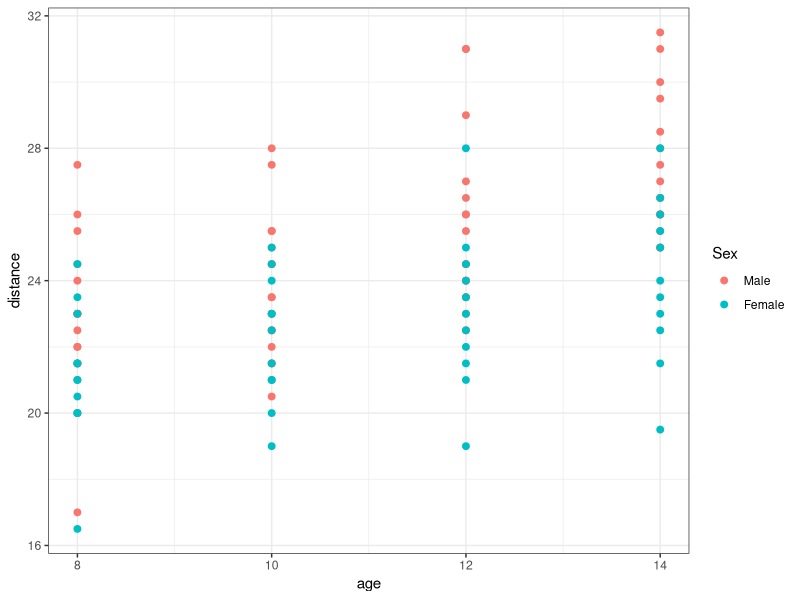
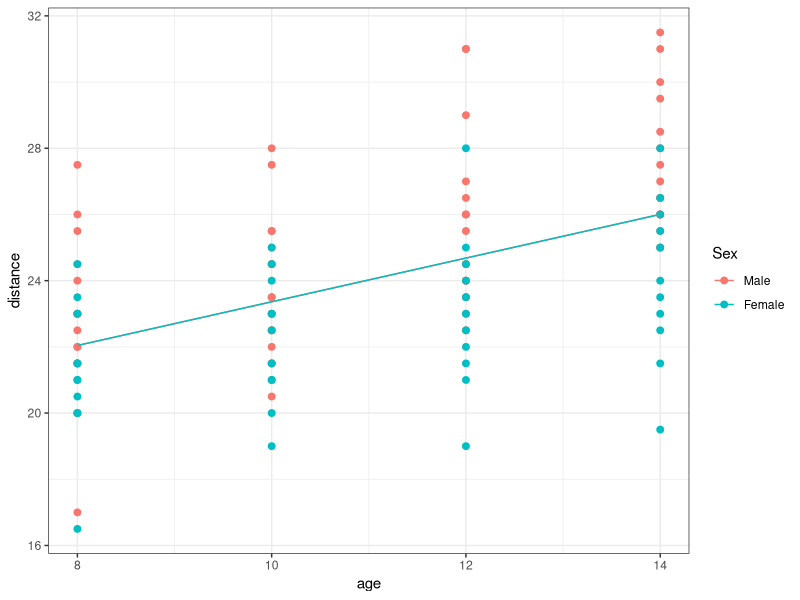
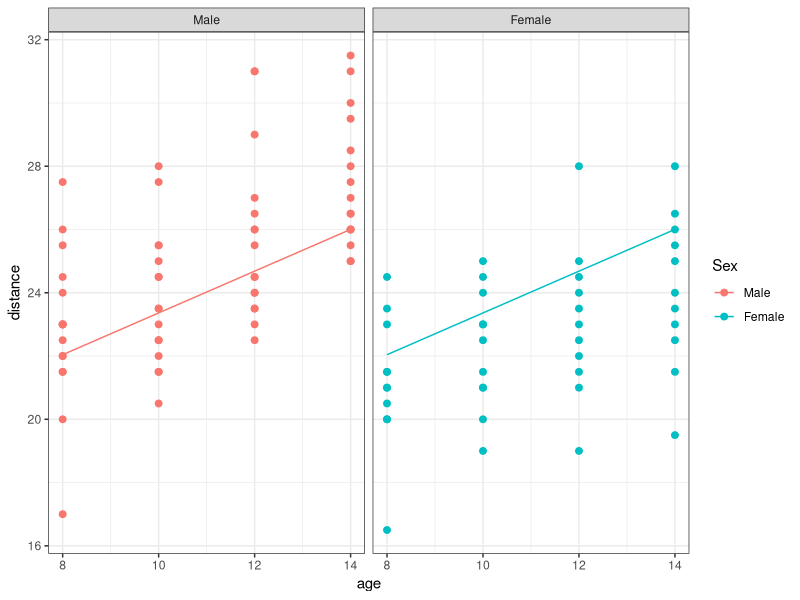
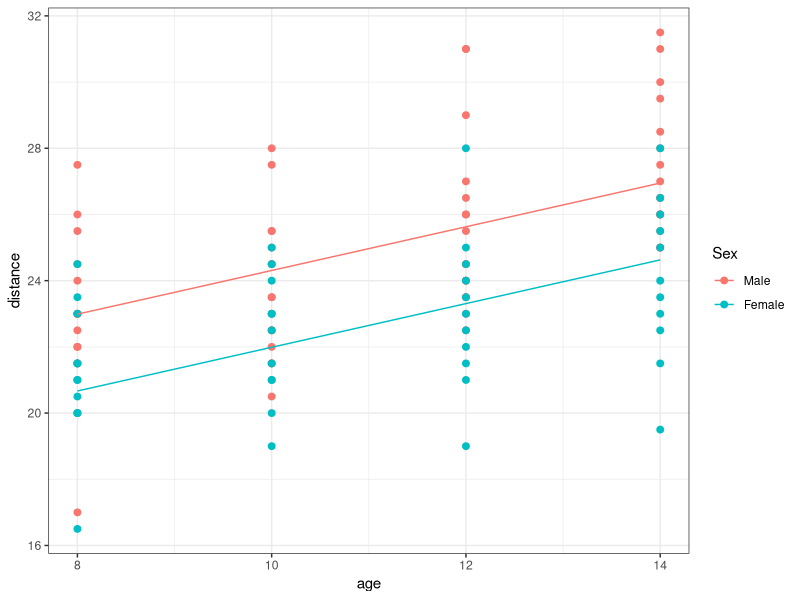
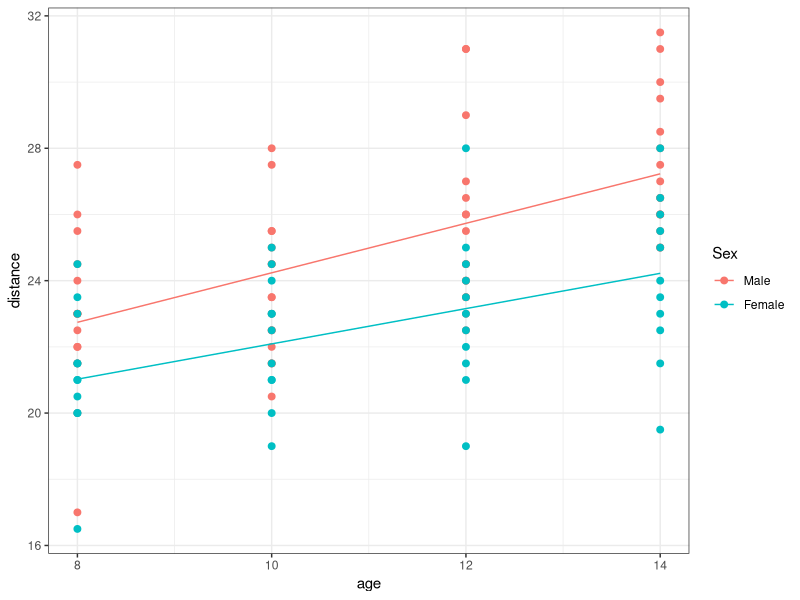
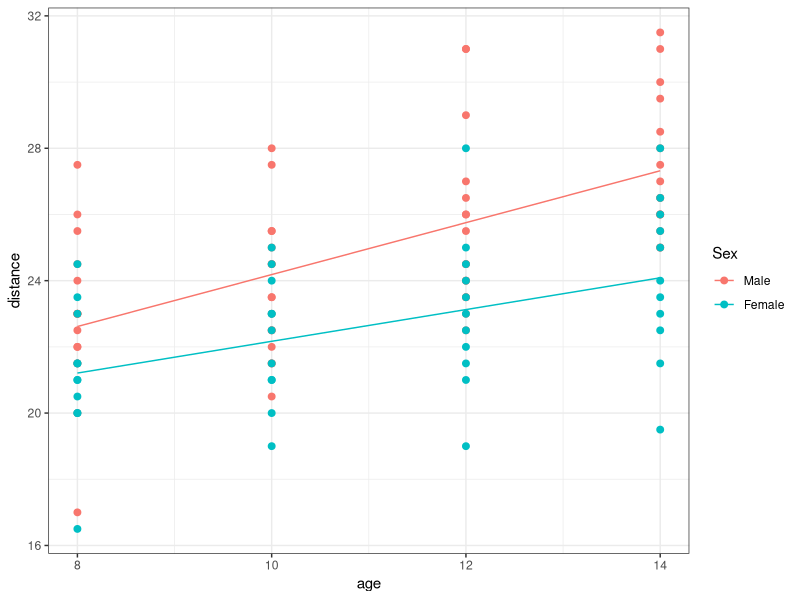
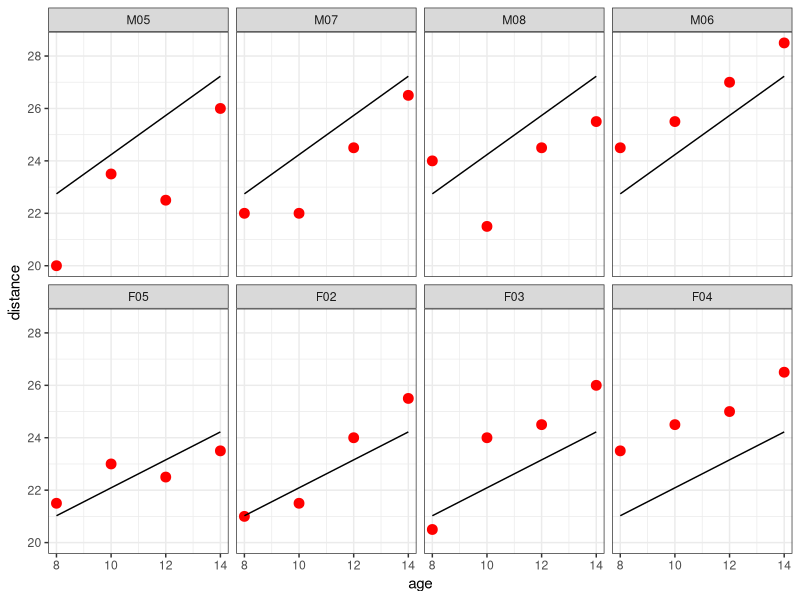
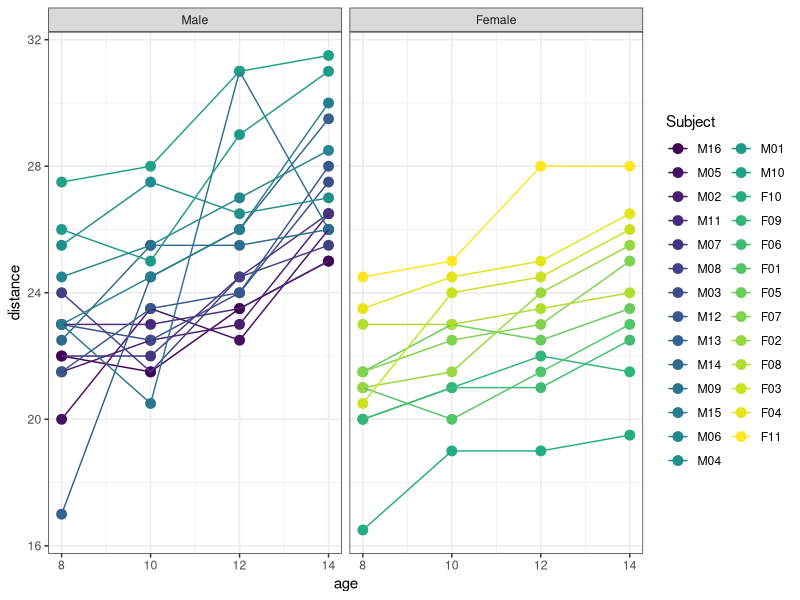

Here is the R script that generated these plots, in order:
## ---- chunk 1
library(tidyverse)
library(lattice)
library(lme4)
library(nlme)
theme_set(theme_bw())
## ---- chunk 2
data("Orthodont", package = "nlme")
Orthodont %>% rmarkdown::paged_table()
## ---- chunk 3
#| code-fold: true
orthodont_plot <- Orthodont %>% 
  ggplot() + aes(x = age, y = distance, color = Sex) + geom_point(size = 2)
orthodont_plot
## ---- chunk 4
lm1 <- lm(distance~age, data=Orthodont)
summary(lm1)
## ---- chunk 5
#| code-fold: true
orthodont_plot + geom_line(aes(x = age, y = predict(lm1))) + theme_bw()
## ---- chunk 6
#| code-fold: true
orthodont_plot + geom_line(aes(x = age, y = predict(lm1))) + facet_grid( ~ Sex ) + theme_bw()
## ---- chunk 7
lm2 <- lm(distance~age+Sex, data=Orthodont)
summary(lm2)
Orthodont$pred_lm2 <- predict(lm2)
## ---- chunk 8
#| code-fold: true
orthodont_plot +   
  geom_line(aes(x = age, y = predict(lm2))) + theme_bw()
## ---- chunk 9
lm3 <- lm(distance~age:Sex , data=Orthodont)
summary(lm3)
Orthodont$pred_lm3 <- predict(lm3)
## ---- chunk 10
#| code-fold: true
orthodont_plot + geom_line(aes(x = age, y = predict(lm3))) + theme_bw()
## ---- chunk 11
lm4 <- lm(distance ~ age:Sex + Sex, data = Orthodont)
summary(lm4)
Orthodont$pred_lm4 <- predict(lm4)
## ---- chunk 12
#| code-fold: true
orthodont_plot + geom_line(aes(x = age, y = predict(lm4))) + theme_bw()
## ---- chunk 13
C <- crossprod(model.matrix(lm4))
C / sqrt(outer(diag(C), diag(C)))
## ---- chunk 14
summary(lm(distance ~ age , data = subset(Orthodont, Sex == "Male")))
## ---- chunk 15
lm4b <- lm(distance~age*Sex, data=Orthodont)
summary(lm4b)
## ---- chunk 16
cbind(head(predict(lm4)), head(predict(lm4b)))
## ---- chunk 17
BIC(lm1, lm2, lm3, lm4)
## ---- chunk 18
#| code-fold: true
selected <- c(paste0("M0",5:8),paste0("F0",2:5))
Orthodont_selected <- filter(Orthodont, Subject %in% selected)
Orthodont_selected %>% 
  ggplot() + geom_point(aes(x = age,y = distance), color="red", size=3) + 
  geom_line(aes(x = age, y = predict(lm3, newdata=Orthodont_selected))) + facet_wrap(~Subject, nrow=2) 
## ---- chunk 19
#| code-fold: true
ggplot(data = Orthodont) + 
  geom_point(aes(x = age, y = distance, color = Subject), size = 3) + 
  geom_line(aes(x = age, y = distance, color = Subject)) + facet_grid(~Sex)
## ---- chunk 20
lmem <- lmer(distance ~ age + (age|Subject), data = Orthodont) 
summary(lmem)
## ---- chunk 21
psi.pop <- fixef(lmem)
## ---- chunk 22
Omega <- VarCorr(lmem)$Subject[,]
## ---- chunk 23
sigma2 <- sigma(lmem)^2
## ---- chunk 24
coef(lmem)$Subject[selected, ]
## ---- chunk 25
Orthodont_i <- filter(Orthodont, Subject=="M05")
y_i <- Orthodont_i$distance
A_i <- cbind(1, Orthodont_i$age)
i_O <- solve(Omega)
Gamma_i <- solve(crossprod(A_i) /sigma2 + i_O)
mu_i <- Gamma_i %*% ( crossprod(A_i, y_i) /sigma2 + i_O %*% fixef(lmem))
mu_i
## ---- chunk 26
#| code-fold: true
Orthodont$pred_lmem <- fitted(lmem)
Orthodont %>% filter(Subject %in% selected) %>% 
  ggplot() + geom_point(aes(x = age, y = distance), color="red", size=3) + 
  geom_line(aes(x = age, y = pred_lmem)) + facet_wrap(~ Subject, ncol=4) 
## ---- chunk 27
filter(Orthodont, Subject == "M05")
## ---- chunk 28
mu_i[1] + mu_i[2]*c(8,10,12,14)
## ---- chunk 29
lmer(distance ~ age + (age|Subject), data = Orthodont, REML = FALSE) 
## ---- chunk 30
lmer(distance ~ age + (age || Subject), data = Orthodont) 
## ---- chunk 31
lmer(distance ~ age + (1|  Subject), data = Orthodont) 
## ---- chunk 32
lmer(distance ~ Sex + age:Sex + (1 | Subject), data = Orthodont) 
## ---- chunk 33
lmer(distance ~ age:Sex  + (0 + age | Subject), data = Orthodont) 
## ---- chunk 34
lmer(distance ~ age + (-1 + Sex|Subject), data = Orthodont)
## ---- chunk 35
m1  <- lm(distance ~ age , data=Orthodont) 
m2  <- lm(distance ~ Sex + age , data=Orthodont) 
m3  <- lm(distance ~ 1 + age:Sex , data=Orthodont) 
m4  <- lm(distance ~ Sex + age:Sex , data=Orthodont) 
m5  <- lmer(distance ~ age + (1|Subject) , data=Orthodont) 
m6  <- lmer(distance ~ Sex + age + (1|Subject) , data=Orthodont) 
m7  <- lmer(distance ~ 1 + age:Sex + (1|Subject) , data=Orthodont) 
m8  <- lmer(distance ~ Sex + age:Sex + (1|Subject) , data=Orthodont) 
m9  <- lmer(distance ~ age + (-1+age|Subject) , data=Orthodont) 
m10 <- lmer(distance ~ Sex + age + (-1+age|Subject) , data=Orthodont) 
m11 <- lmer(distance ~ 1 + age:Sex + (-1+age|Subject) , data=Orthodont) 
m12 <- lmer(distance ~ Sex + age:Sex + (-1+age|Subject) , data=Orthodont) 
m13 <- lmer(distance ~ age + (age|Subject) , data=Orthodont) 
m14 <- lmer(distance ~ Sex + age + (age|Subject) , data=Orthodont) 
m15 <- lmer(distance ~ 1 + age:Sex + (age|Subject) , data=Orthodont) 
m16 <- lmer(distance ~ Sex + age:Sex + (age|Subject) , data=Orthodont) 
## ---- chunk 36
BIC(m1,m2,m3,m4,m5,m6,m7,m8,m9,m10,m11,m12,m13,m14,m15,m16)
## ---- chunk 37
Orthodont$pred_final <- fitted(m7)
Orthodont %>% 
  ggplot() + geom_point(aes(x = age, y = distance), color="red", size=2) + 
  geom_line(aes(x = age, y = pred_final)) + facet_wrap(~Subject, ncol=5) 
## ---- chunk 38
confint(m7)
## ---- chunk 39
confint(m7, method="boot")
## ---- chunk 40
dotplot(ranef(m7, condVar=TRUE), strip=FALSE)
## ---- chunk 41
data(Rail, package = "nlme")
Rail$Rail <- factor(Rail$Rail, level = unique(Rail$Rail), ordered = FALSE)
Rail %>% rmarkdown::paged_table()
## ---- chunk 42
lm.rail <- lm(travel ~ 0 + Rail, data = Rail)
## ---- chunk 43
coef(lm.rail)
## ---- chunk 44
Rail %>% group_by(Rail) %>%  summarize(mean = mean(travel))
## ---- chunk 45
lme.rail <- lmer(travel ~ 1 + (1 | Rail), data = Rail)
## ---- chunk 46
mean(Rail$travel)
## ---- chunk 47
coef(lme.rail)
## ---- chunk 48
ni <- 3
omega2_hat <- VarCorr(lme.rail)$Rail[1]
sigma2_hat <- attr(VarCorr(lme.rail)[],"sc")^2
mu_hat <- fixed.effects(lme.rail)
yi_hat <- 
  Rail %>% group_by(Rail) %>% summarize(mean_rail = mean(travel)) %>% 
  add_column(mean_pop = fixef(lme.rail))
yi_hat <- 
  yi_hat %>% mutate(
    map = ni*omega2_hat/(ni*omega2_hat+sigma2_hat)*mean_rail + sigma2_hat/(ni*omega2_hat+sigma2_hat)*mu_hat    
  )
yi_hat
## ---- chunk 49
ranef(lme.rail)
## ---- chunk 50
data(ergoStool)
# define "Subject" as a factor with unorderedlevels
ergoStool$Subject <- factor(unclass(ergoStool$Subject))
head(ergoStool)
xtabs(~ Type + Subject, ergoStool)
## ---- chunk 51
lme.ergo1 <- lmer(effort ~ Type + (1 | Subject), data = ergoStool)
## ---- chunk 52
lme.ergo2 <- lmer(effort ~ Subject + (1 | Type) , data = ergoStool)
## ---- chunk 53
lme.ergo3 <- lmer(effort ~ (1|Subject) + (1|Type) , data = ergoStool)
## ---- chunk 54
lm.ergo <- lm(effort ~ Type , data = ergoStool)
cat("Residual standard error: ",summary(lm.ergo)$sigma)
## ---- chunk 55
BIC(lm.ergo, lme.ergo1, lme.ergo2, lme.ergo3)
## ---- chunk 56
data(Machines)
Machines$Worker <- factor(Machines$Worker, levels=unique(Machines$Worker))
Machines %>% rmarkdown::paged_table()
xtabs(~ Machine + Worker, Machines)
## ---- chunk 57
lme.machine1 <- lmer(score ~ Machine + (1|Worker), data = Machines)
## ---- chunk 58
lme.machine2 <- lmer(score ~ Machine +  (1|Worker) + (1|Worker:Machine), data = Machines)
## ---- chunk 59
lme.machine3 <- lmer(score ~ (1|Machine) + (1|Worker), data = Machines)
## ---- chunk 60
lme.machine4 <- lmer(score ~ (1|Machine) + (1|Worker) + (1|Worker:Machine), data = Machines)
## ---- chunk 61
BIC(lme.machine1, lme.machine2, lme.machine3, lme.machine4)
